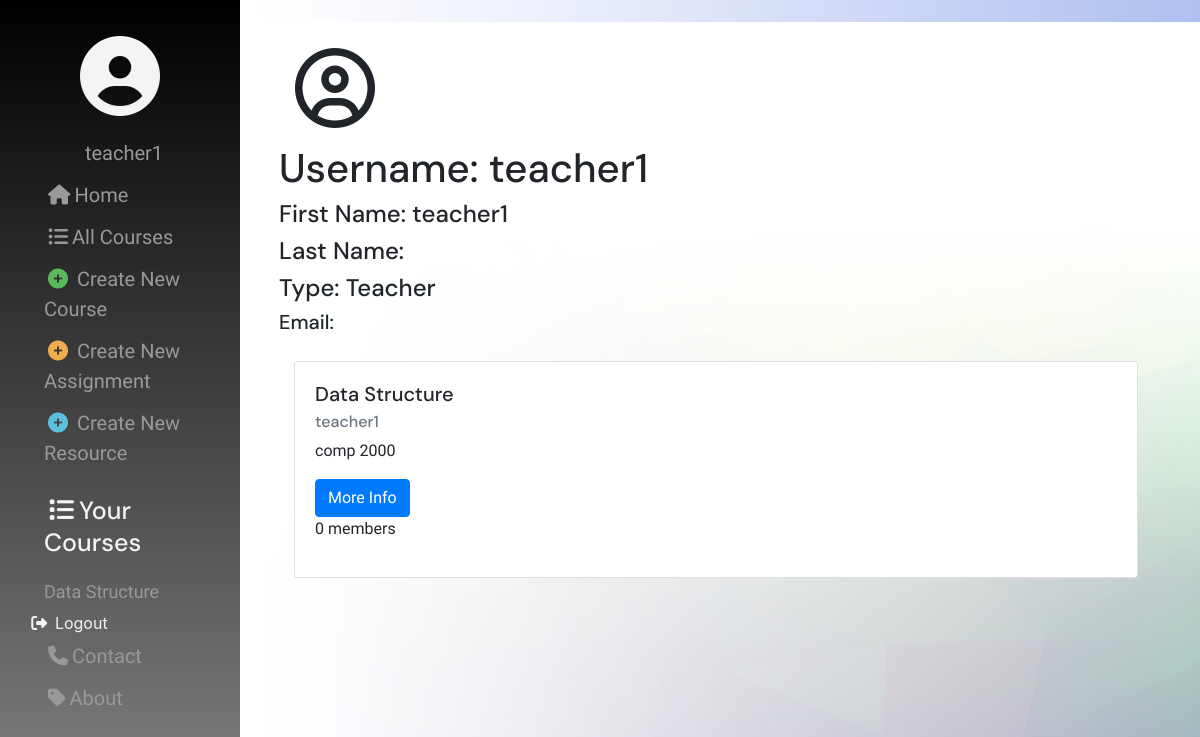
Page /user_profile/2/ (signed in) on the earlier database version.
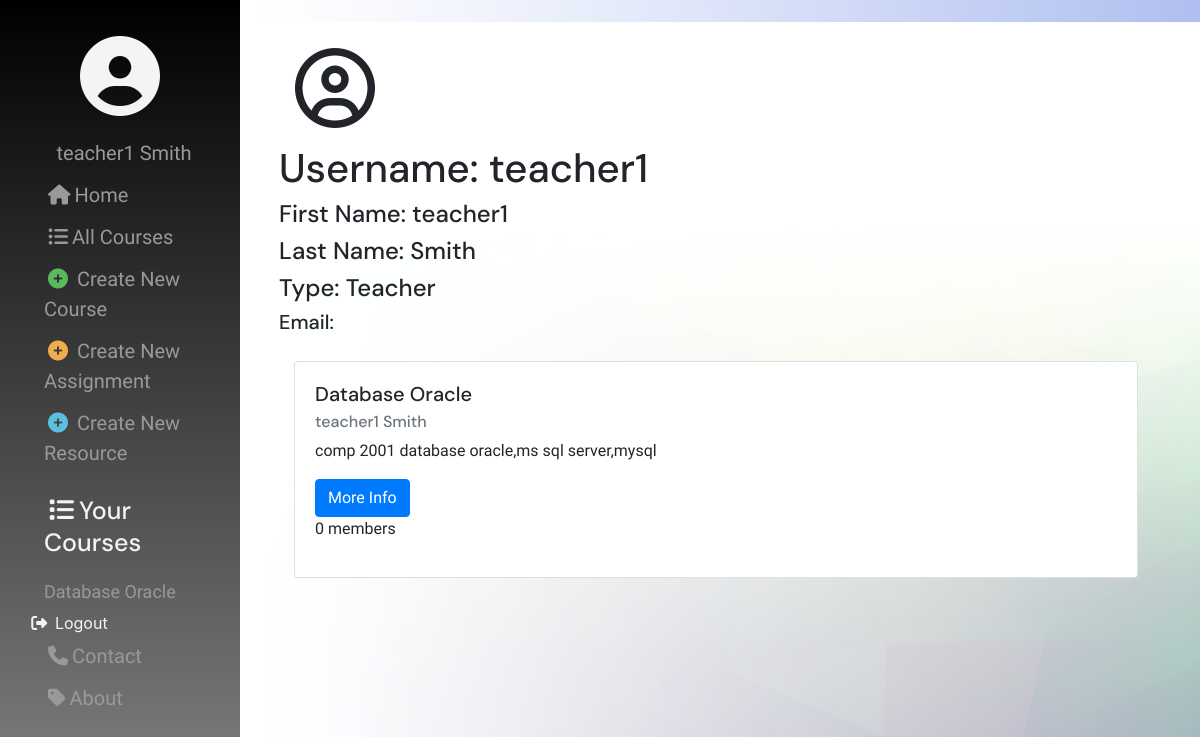
Same page on the later database version.
### users/models.py (models this page shows)
class User(auth.models.AbstractUser):
    USER_TYPE_CHOICES = (
        (1, 'Student'),
        (2, 'Teacher')
    )
    user_type = models.PositiveIntegerField(choices=USER_TYPE_CHOICES, default=1)
    def __str__(self):
        return self.first_name + ' ' + self.last_name

### courses/models.py (models this page shows, shortened)
class Course(models.Model):
    course_name = models.CharField(max_length=200)
    course_description = models.TextField()
    teacher = models.ForeignKey(User, related_name="course", on_delete=models.CASCADE)
    students = models.ManyToManyField(User, through='Enrollment', related_name="student_course")
    def __str__(self):
        return self.course_name
    class Meta:
        ordering = ['course_name']

### lms2024fall/views.py (the view)
# urls.py: re_path(r'^user_profile/(?P<pk>[-\w]+)/$',project_views.UserProfile.as_view(), name="profile"),
class UserProfile(LoginRequiredMixin, generic.ListView): #这个混合类用于确保用户在访问该视图之前已经登录。如果用户未登录，Django 会自动重定向他们到登录页面
    model = Course
    template_name = 'user_profile.html'

### courses/context_processors.py (called while the page is built)
def courses_processor(request):
    course = Course.objects.all()
    return {'list_courses': course}

### templates/user_profile.html (shortened to what this page needs)
{% extends 'base.html' %}
{% block body_content %}
    <div class="container">
        {% if user.is_authenticated %}
            <i class="fa fa-user-circle-o fa-5x"></i>
            <h1>Username: {{user.username}}</h1>
            <h4>First Name: {{user.first_name}}</h4>
            <h4>Last Name: {{user.last_name}}</h4>
            <h4>Type:
            {% if user.user_type == 1 %}
                Student
            {% else %}
                Teacher
            {% endif %}
            </h4>
            <h5>Email: {{user.email}}</h5>
            {% if user.user_type == 2 %}
                <div class="card-deck">
                {% for course in course_list %}
                    {% if course.teacher.id == user.id %}
                        <div class="card" style="width: 18rem">
                            <div class="card-body">
                            <h5 class="card-title">{{course.course_name}}</h5>
                            <h6 class="card-subtitle mb-2 text-muted">{{course.teacher}}</h6>
                            <p class="card-text">
                                {{course.course_description}}
                            </p>
                            <a href="{% url 'courses:detail' pk=course.pk %}"
                            class="btn btn-primary card-link">More Info</a>
                            <p>{{course.students.count}}
                                    member{{course.students.count|pluralize}}</p>
                            </div>
                        </div>
                    {% endif %}
                {% empty %}
                    <div class="jumbotron">
                        You have not created any courses yet.
                    </div>
                {% endfor %}
                </div>
            {% endif %}
        {% else %}
            <div class="jumbotron">
                You cannot access this profile.
            </div>
        {% endif %}
    </div>
{% endblock body_content %}

### templates/base.html (shortened to what this page needs)
{% load static %}
<html lang="en">
<head>
    <link href="https://cdn.bootcdn.net/ajax/libs/twitter-bootstrap/4.5.2/css/bootstrap.min.css" rel="stylesheet">
    <link href="https://cdn.bootcdn.net/ajax/libs/font-awesome/4.7.0/css/font-awesome.min.css" rel="stylesheet">
    <link rel="stylesheet" href="{% static 'css/master.css' %}" />
</head>
<body>
    <div class="sidenav">
        <div class="side-items">
        <span class="sidemenu side-element"><i class="fa fa-user-circle fa-5x" id="profile"></i></span>
        {% if user.is_authenticated %}
            <a href="{% url 'profile' pk=user.pk %}" class="sidemenu side-element">{{user}}</a>
            <a href="{% url 'home' %}"><i class="fa fa-home"></i>Home</a>
            <a href="{% url 'courses:list' %}"><i class="fa fa-list-ul"></i>All Courses</a>
            {% if user.user_type == 1 %}
                <span class="sidemenu"><h5 id="side-head"><i class="fa fa-list courses-icon"></i>Your Courses</h5></span>
                {% for course in list_courses %}
                    {% if user in course.students.all %}
                        <span class="course-item"><a href="{% url 'courses:detail' pk=course.pk %}" >{{course}}</a></span>
                    {% endif %}
                {% endfor %}
            {% else %}
                <a href="{% url 'courses:create' %}"><i class="fa fa-plus-circle" style="color: #5cb85c;font-size: 20px;"></i> Create New Course</a>
                <a href="{% url 'assignments:create' %}"><i class="fa fa-plus-circle" style="color: #f0ad4e;font-size: 20px;"></i> Create New Assignment</a>
                <a href="{% url 'resources:create' %}"><i class="fa fa-plus-circle" style="color: #5bc0de;font-size: 20px;"></i> Create New Resource</a>
                <span class="sidemenu"><h5 id="side-head"><i class="fa fa-list courses-icon"></i>Your Courses</h5></span>
                {% for course in list_courses %}
                    {% if user.id == course.teacher.id %}
                        <span class="course-item"><a href="{% url 'courses:detail' pk=course.pk %}" >{{course}}</a></span>
                    {% endif %}
                {% endfor %}
            {% endif %}
            <form method="POST" action="{% url 'users:logout' %}" style="display: inline;">
                <button type="submit" class="sidemenu" style="background: none; border: none; padding: 0; margin: 0; cursor: pointer;">
                    <i class="fa fa-sign-out"></i> Logout
                </button>
            </form>
            <a href="{% url 'contact' %}"><i class="fa fa-phone"></i>Contact</a>
            <a href="{% url 'about' %}"><i class="fa fa-tag"></i>About</a>
        {% endif %}
        </div>
    </div>
    <div class="content">
        {% block body_content %}
        {% endblock body_content %}
    </div>
</body>
</html>

### static/css/master.css (style rules this page uses)
.sidenav { height: 100%; width: 20%; position: fixed; z-index: 1; top: 0; left: 0; overflow-x: hidden; padding-top: 20px; background: linear-gradient(to bottom, #000000, #808080); padding: 20px; color: white; }
h1, h2, h3, h4, h5, h6 { font-family: 'DM Sans', sans-serif; }
p, a { font-family: 'Raleway', 'sans-serif'; }
.sidenav a { padding: 6px 8px 6px 16px; text-decoration: none; font-size: 20px; color: #999999; display: block; }
.content { margin-top: 2em; margin-left: 22%; margin-bottom: 2em; margin-right: 2em; }
.sidemenu { display: block; color: #f4f4f4; }
.side-element { text-align: center; }
i { margin: 0.2em; }
.side-items { margin-left: 0.5em; margin-right: 0.5em; }
#side-head { margin-top: 0.5em; padding: 6px 8px 6px 16px; text-decoration: none; font-size: 25px; color: #f3f3f3; }
.course-item a { font-size: 18px; }
.card-deck, .assignments, .submissions, .grade { margin:3% 0% 3% 0% }

Differences in the rows shown:
changed User "teacher1": first_name+last_name "teacher1" → "teacher1 Smith"; last_name (not shown) → "Smith"
changed Course: course_name "Data Structure" → "Database Oracle"; teacher "teacher1" → "teacher1 Smith"; course_description "comp 2000" → "comp 2001 database oracle,ms sql server,mysql"
